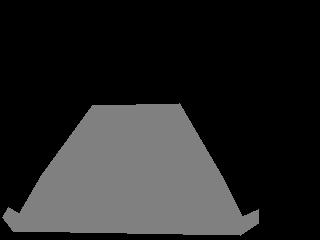
#> input picture cv_test/garage/segnet/data/annotations/00D6FB009223(n800sau)_1_20161108045246_16213.jpg, 320 x 240 px
$ python -i erosion.py   (imports and definitions only)
#> lines starting #> are read from the running program, lines starting #| are printed output that depends on the picture
#!/usr/bin/env python

import os, glob, json
import cv2
import imutils

img_path = os.path.join(os.path.expanduser('~/sshfs/asus/root/sdb1/garage'), '*.jpg')
out_path = os.path.join(os.path.dirname(__file__), 'output')

def process_image(fname):

	image = cv2.imread(fname)
#> image is the input picture: shape (240, 320, 3); min 0, max 163, mean 37.2
	gray = cv2.cvtColor(image, cv2.COLOR_BGR2GRAY)

	# apply a series of erosions
	fnames = []
	for i in xrange(5, 10, 5):
		eroded = cv2.erode(gray.copy(), None, iterations=i + 1)
		fn = os.path.join('images', 'erosion_%d.png' % i)
		fnames.append(fn)
		cv2.imwrite(os.path.join(out_path, fn), imutils.resize(eroded, width=160))
#> this loop made 1 pass
#> pass 1, in process_image, `eroded = cv2.erode(gray.copy(), None, iterations=i + 1)`:
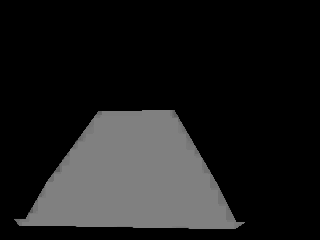
#> eroded: shape (240, 320); min 0, max 128, mean 29.2
#> pass 1, in process_image, `cv2.imwrite(os.path.join(out_path, fn), imutils.resize(eroded, width=1..`:
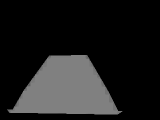
#> saved as erosion_5.png: shape (120, 160); min 0, max 128, mean 29.2
#> after the loop, fnames = ['images/erosion_5.png']
	json.dump({
		'files': fnames,
		'title': os.path.splitext(os.path.basename(__file__))[0],
	}, file(os.path.join(out_path, 'frames.json'), 'w'), indent=2)

# [5 lines not run here, left out]

>>> result = process_image('../../../cv_test/garage/segnet/data/annotations/00D6FB009223(n800sau)_1_20161108045246_16213.jpg')
